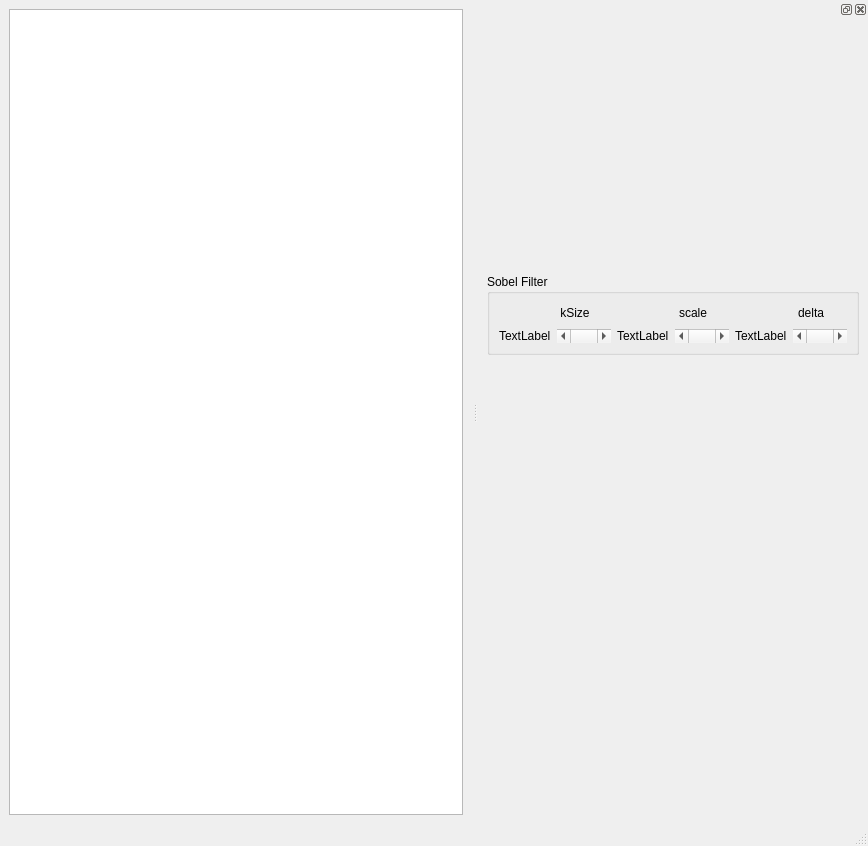
<?xml version="1.0" encoding="UTF-8"?>
<ui version="4.0">
 <class>MainWindow</class>
 <widget class="QMainWindow" name="MainWindow">
  <property name="geometry">
   <rect>
    <x>0</x>
    <y>0</y>
    <width>868</width>
    <height>846</height>
   </rect>
  </property>
  <property name="windowTitle">
   <string>MainWindow</string>
  </property>
  <widget class="QWidget" name="centralwidget">
   <layout class="QGridLayout" name="gridLayout_5">
    <item row="0" column="0">
     <widget class="QTextEdit" name="textEdit"/>
    </item>
   </layout>
  </widget>
  <widget class="QMenuBar" name="menubar">
   <property name="geometry">
    <rect>
     <x>0</x>
     <y>0</y>
     <width>868</width>
     <height>21</height>
    </rect>
   </property>
  </widget>
  <widget class="QStatusBar" name="statusbar"/>
  <widget class="QDockWidget" name="dockWidget">
   <attribute name="dockWidgetArea">
    <number>2</number>
   </attribute>
   <widget class="QWidget" name="controlDockWidget">
    <layout class="QGridLayout" name="gridLayout_2">
     <item row="0" column="0">
      <widget class="QLabel" name="controlDockLabel">
       <property name="minimumSize">
        <size>
         <width>320</width>
         <height>240</height>
        </size>
       </property>
       <property name="text">
        <string/>
       </property>
      </widget>
     </item>
     <item row="1" column="0">
      <widget class="QGroupBox" name="sobelGroupBox">
       <property name="enabled">
        <bool>true</bool>
       </property>
       <property name="autoFillBackground">
        <bool>false</bool>
       </property>
       <property name="title">
        <string>Sobel Filter</string>
       </property>
       <layout class="QGridLayout" name="gridLayout">
        <item row="1" column="0">
         <layout class="QHBoxLayout" name="scaleLayout">
          <item>
           <widget class="QLabel" name="KSizeDispayLabel">
            <property name="autoFillBackground">
             <bool>false</bool>
            </property>
            <property name="text">
             <string>TextLabel</string>
            </property>
            <property name="scaledContents">
             <bool>true</bool>
            </property>
            <property name="wordWrap">
             <bool>false</bool>
            </property>
           </widget>
          </item>
          <item>
           <widget class="QScrollBar" name="kSizeScrollBar">
            <property name="sizePolicy">
             <sizepolicy hsizetype="Minimum" vsizetype="Fixed">
              <horstretch>1</horstretch>
              <verstretch>0</verstretch>
             </sizepolicy>
            </property>
            <property name="minimum">
             <number>-1</number>
            </property>
            <property name="maximum">
             <number>30</number>
            </property>
            <property name="singleStep">
             <number>2</number>
            </property>
            <property name="value">
             <number>-1</number>
            </property>
            <property name="sliderPosition">
             <number>-1</number>
            </property>
            <property name="orientation">
             <enum>Qt::Horizontal</enum>
            </property>
           </widget>
          </item>
          <item>
           <widget class="QLabel" name="scaleDisplayLabel">
            <property name="text">
             <string>TextLabel</string>
            </property>
            <property name="scaledContents">
             <bool>false</bool>
            </property>
           </widget>
          </item>
          <item>
           <widget class="QScrollBar" name="scaleScrollBar">
            <property name="sizePolicy">
             <sizepolicy hsizetype="Minimum" vsizetype="Fixed">
              <horstretch>1</horstretch>
              <verstretch>0</verstretch>
             </sizepolicy>
            </property>
            <property name="minimum">
             <number>1</number>
            </property>
            <property name="maximum">
             <number>11</number>
            </property>
            <property name="sliderPosition">
             <number>1</number>
            </property>
            <property name="orientation">
             <enum>Qt::Horizontal</enum>
            </property>
           </widget>
          </item>
          <item>
           <widget class="QLabel" name="deltaDisplayLabel">
            <property name="text">
             <string>TextLabel</string>
            </property>
           </widget>
          </item>
          <item>
           <widget class="QScrollBar" name="deltaScrollBar">
            <property name="sizePolicy">
             <sizepolicy hsizetype="Minimum" vsizetype="Fixed">
              <horstretch>1</horstretch>
              <verstretch>0</verstretch>
             </sizepolicy>
            </property>
            <property name="maximum">
             <number>12</number>
            </property>
            <property name="sliderPosition">
             <number>0</number>
            </property>
            <property name="orientation">
             <enum>Qt::Horizontal</enum>
            </property>
           </widget>
          </item>
         </layout>
        </item>
        <item row="0" column="0">
         <layout class="QHBoxLayout" name="horizontalLayout_2">
          <item>
           <spacer name="horizontalSpacer_3">
            <property name="orientation">
             <enum>Qt::Horizontal</enum>
            </property>
            <property name="sizeHint" stdset="0">
             <size>
              <width>40</width>
              <height>20</height>
             </size>
            </property>
           </spacer>
          </item>
          <item>
           <widget class="QLabel" name="KSizeLabel">
            <property name="sizePolicy">
             <sizepolicy hsizetype="Preferred" vsizetype="Preferred">
              <horstretch>1</horstretch>
              <verstretch>0</verstretch>
             </sizepolicy>
            </property>
            <property name="text">
             <string>kSize</string>
            </property>
            <property name="alignment">
             <set>Qt::AlignCenter</set>
            </property>
           </widget>
          </item>
          <item>
           <spacer name="horizontalSpacer">
            <property name="orientation">
             <enum>Qt::Horizontal</enum>
            </property>
            <property name="sizeHint" stdset="0">
             <size>
              <width>40</width>
              <height>20</height>
             </size>
            </property>
           </spacer>
          </item>
          <item>
           <widget class="QLabel" name="ScaleLabel">
            <property name="sizePolicy">
             <sizepolicy hsizetype="Preferred" vsizetype="Preferred">
              <horstretch>1</horstretch>
              <verstretch>0</verstretch>
             </sizepolicy>
            </property>
            <property name="text">
             <string>scale</string>
            </property>
            <property name="alignment">
             <set>Qt::AlignCenter</set>
            </property>
           </widget>
          </item>
          <item>
           <spacer name="horizontalSpacer_2">
            <property name="orientation">
             <enum>Qt::Horizontal</enum>
            </property>
            <property name="sizeHint" stdset="0">
             <size>
              <width>40</width>
              <height>20</height>
             </size>
            </property>
           </spacer>
          </item>
          <item>
           <widget class="QLabel" name="deltaLabel">
            <property name="sizePolicy">
             <sizepolicy hsizetype="Preferred" vsizetype="Preferred">
              <horstretch>1</horstretch>
              <verstretch>0</verstretch>
             </sizepolicy>
            </property>
            <property name="text">
             <string>delta</string>
            </property>
            <property name="alignment">
             <set>Qt::AlignCenter</set>
            </property>
           </widget>
          </item>
         </layout>
        </item>
       </layout>
      </widget>
     </item>
     <item row="2" column="0">
      <spacer name="verticalSpacer">
       <property name="orientation">
        <enum>Qt::Vertical</enum>
       </property>
       <property name="sizeHint" stdset="0">
        <size>
         <width>17</width>
         <height>153</height>
        </size>
       </property>
      </spacer>
     </item>
    </layout>
   </widget>
  </widget>
 </widget>
 <resources/>
 <connections/>
</ui>
